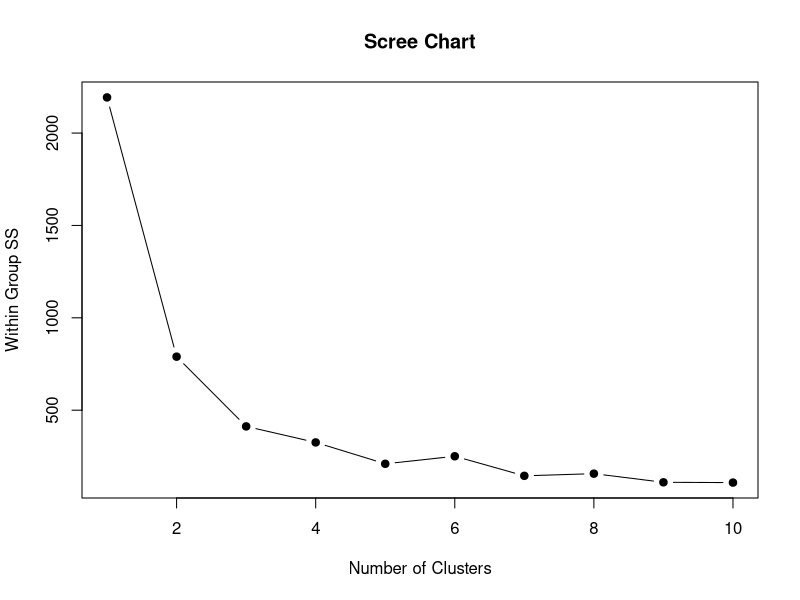
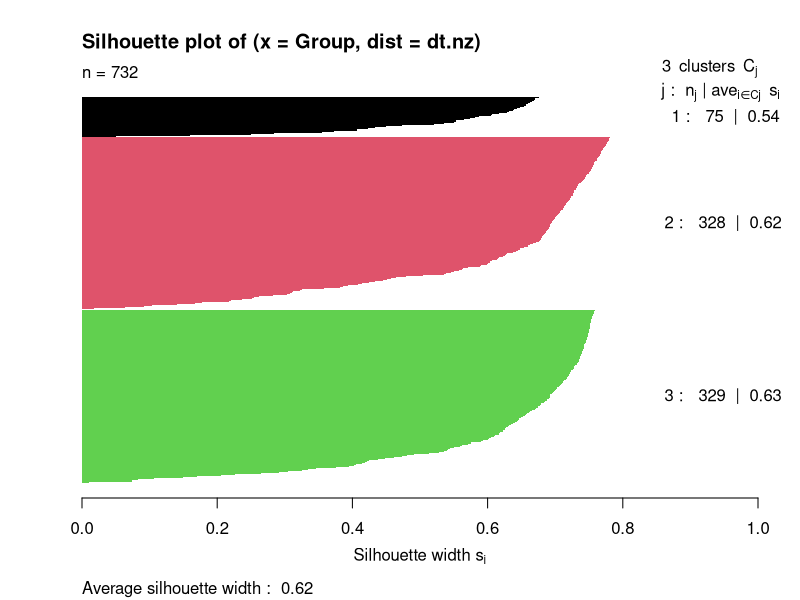
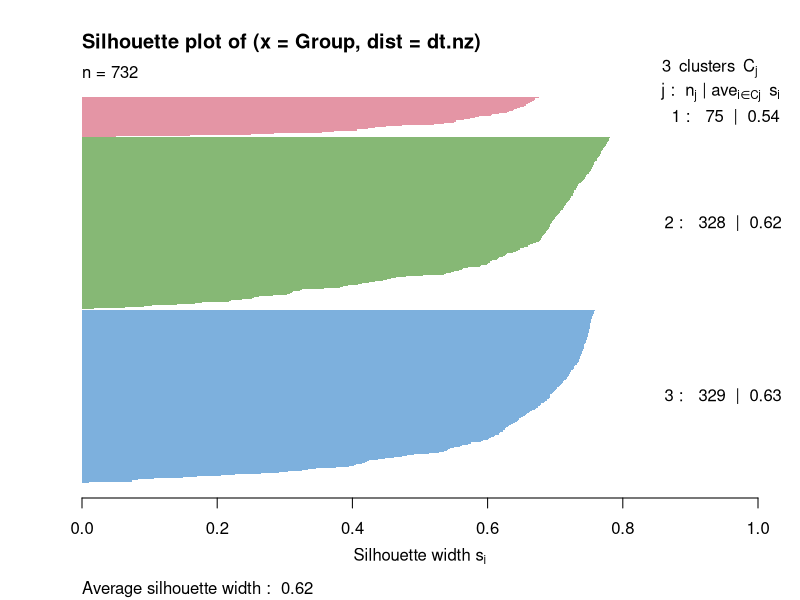
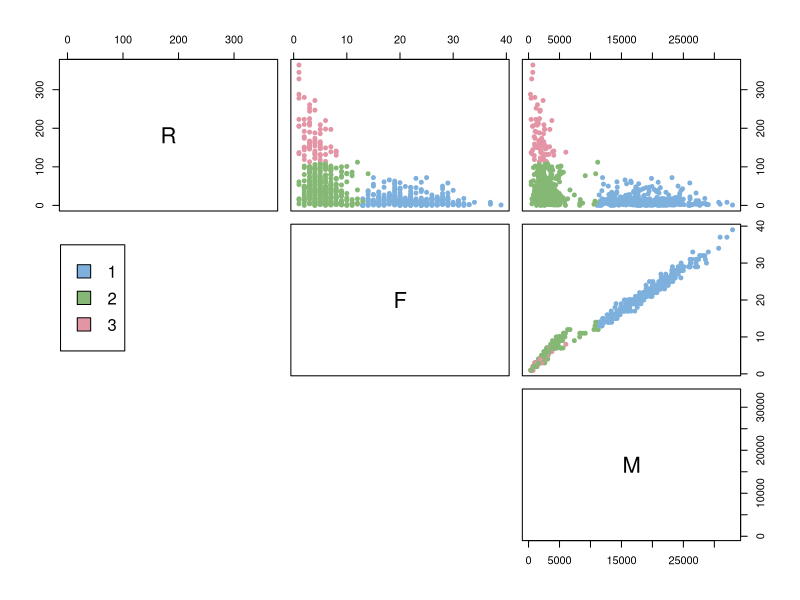
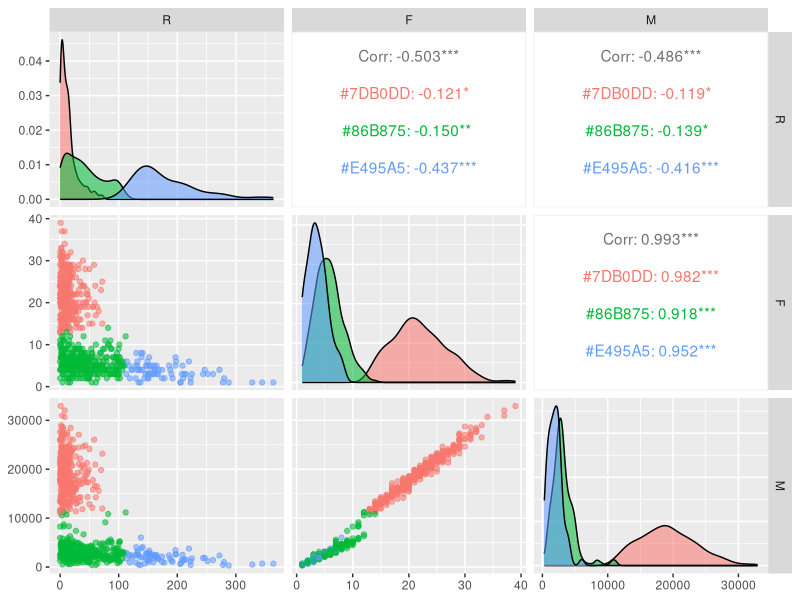
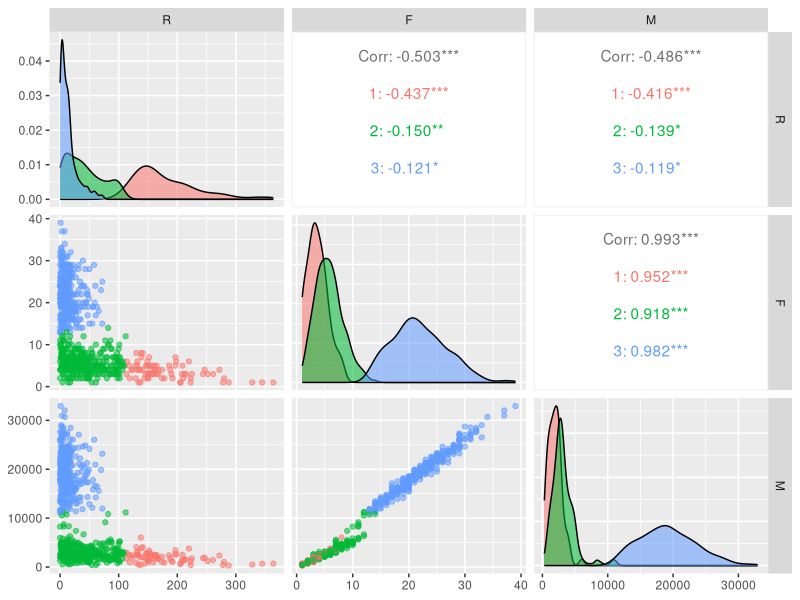

These figures' R source, in order:


getwd()
setwd("D:/Ben/Ben/OneDrive/BI/Projects/R Insert")

# Skip the following installation for already existed packages

install.packages("cluster")
install.packages("colorspace")

# Import final RFM file

RFM <- read.csv("RFM_Report.csv",header=TRUE,
                fileEncoding = "UTF-8-BOM")

# Nomralize numeric columns

rfm <- RFM[,c(2,3,4)]
nz<-scale(rfm,center=TRUE,scale=TRUE)

# Scree Chart
set.seed(42)
wss <- sum(kmeans(nz,1)$withinss)
# wss <- kmeans(nz.1)$tot.withinss
for (i in 2:10){
  wss[i] <- sum(kmeans(nz,centers=i)$withinss)
} 

plot(1:10,wss,type="b",
     xlab="Number of Clusters",ylab="Within Group SS",
     main="Scree Chart",pch=19)  

# Execute Kmeans

ck=3
km <- kmeans(nz,ck)
Group <- km$cluster

# Silhouette Examination

library(cluster) # plot silhouette chart

dt.nz <- dist(nz, method = "euclidean")
plot(silhouette(Group,dt.nz),border=NA,col=1:ck)

## Improve appearance

library(colorspace) # get nice colors

Nice.color <- rainbow_hcl(ck)[1:ck]
plot(silhouette(Group,dt.nz),border=NA,col=Nice.color)

# Merge the grouped list to the original table

RFM.res <- cbind(RFM,Group)

# Connect to Business Decision

Pair.data <- RFM.res[,c(2,3,4)]
Group.color <- rainbow_hcl(3)[as.numeric(RFM.res$Group)]

# dev.set(1)

pairs(Pair.data, col = Group.color,
      lower.panel = NULL,
      cex.labels=2, pch=19, cex = 0.8)

par(xpd = NA)
legend(x = 0.05, y = 0.6, cex = 1,
       legend = as.character(levels(factor(RFM.res$Group))),
       fill = unique(Group.color))

# try ggplot2
install.packages("ggplot2")
library(ggplot2)
#data(mtcars)
library(GGally)
ggpairs(RFM.res[,2:4], aes(colour = Group.color, alpha = 0.4))

ggpairs(RFM.res[,2:4], aes(colour = as.character(RFM.res$Group), alpha = 0.4))
